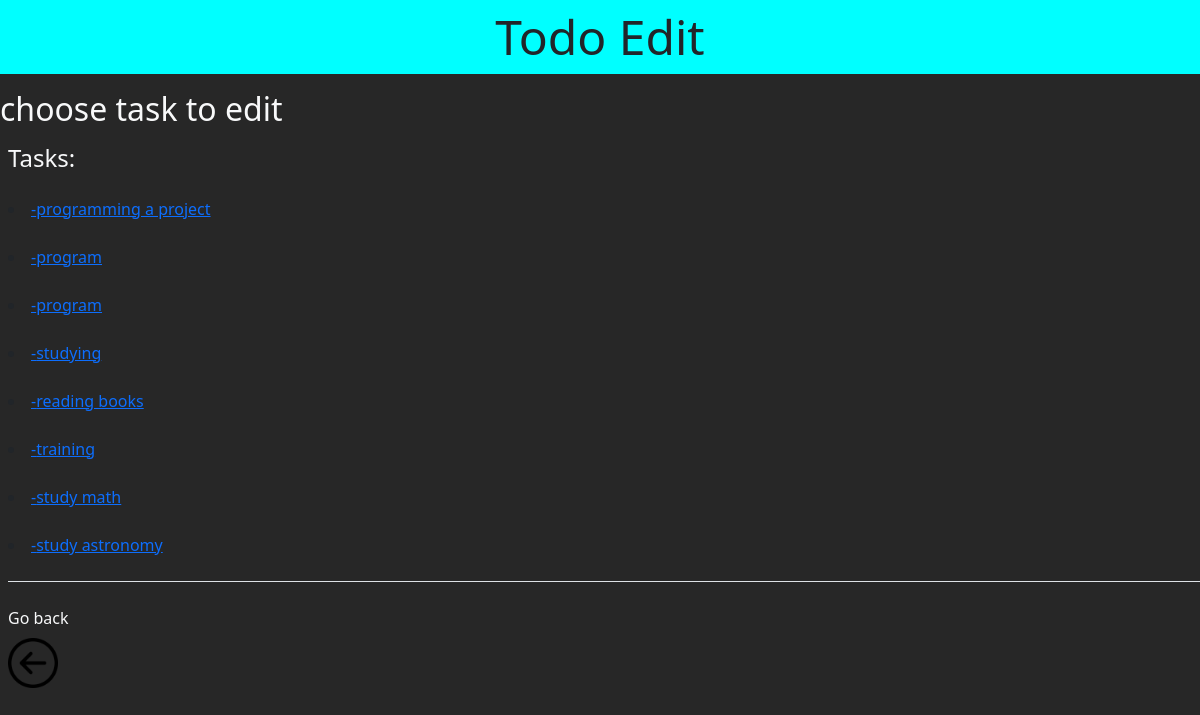
/todo/edit/, run on an earlier commit of the app's database.
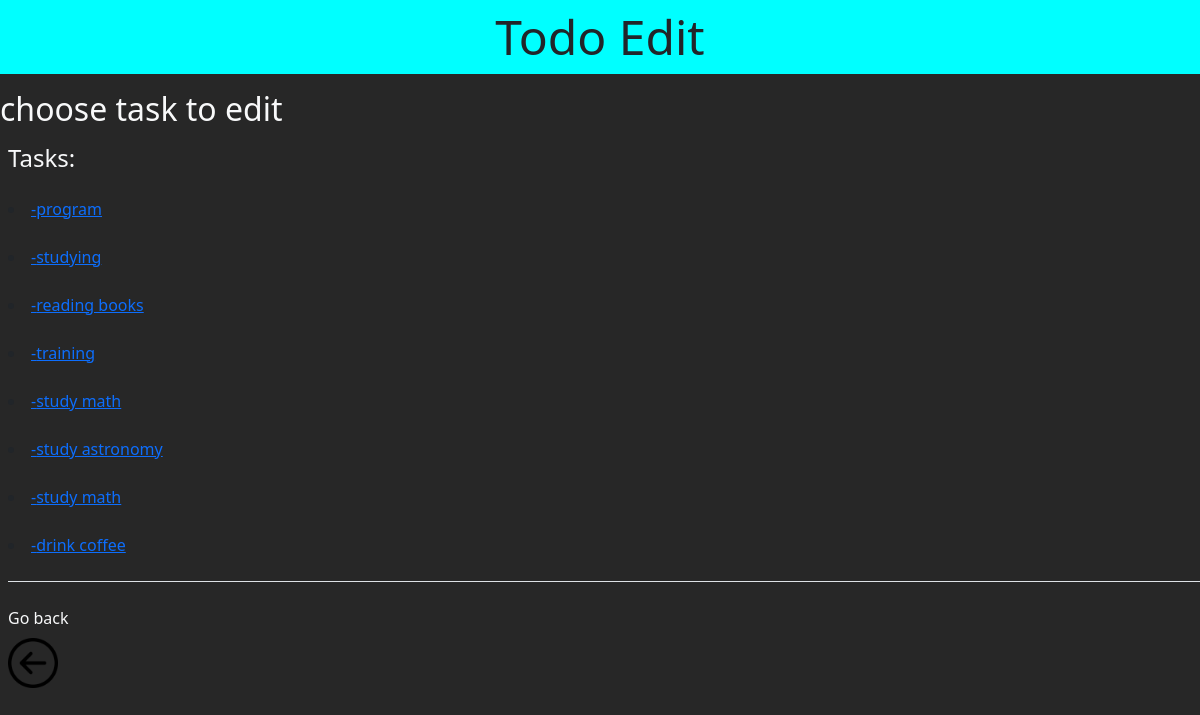
And on a later commit of the database.
### todolist/models.py (models this page shows, shortened)
class Task(models.Model):
    task_desc = models.CharField(max_length=200)
    status = models.BooleanField()
    pub_date = models.DateTimeField("date published")

### todolist/views.py (the view)
# urls.py: path("edit/",views.edit_page,name="edit"),
def edit_page(request):
    task_list = Task.objects.all()
    return render(request,"todolist/edit_page.html",{'task_list':task_list})

### todolist/templates/todolist/edit_page.html (shortened to what this page needs)
{% load static %}
<!DOCTYPE html>
<html>
    <head>
        <link href="https://cdn.jsdelivr.net/npm/bootstrap@5.3.8/dist/css/bootstrap.min.css" rel="stylesheet">
        <link rel="stylesheet" href="{% static 'todolist/style.css' %}">
    </head>
    <body>
        <div id="header" class="text-center display-5 py-2 position-relative top-0">Todo Edit</div>
        <h2 class="h2 text-light my-3 ">choose task to edit</span>
        <h4 class="mb-3 ms-2 text-light">Tasks: </h4>
        <div id="edit-list" class="ms-2 mt-4 mb-4 border-bottom">
            {% for task in task_list %}
                <li><a href="{% url 'todolist:taskedit' task.id %}">-{{task.task_desc}}</a></li>
                <br>
            {% endfor %}
        </div>
        <div id="btn-back" class="text-light ms-2">
            <label class="mb-2">Go back</label><br>
            <a href="{% url 'todolist:todoview' %}">
                <img src="{% static 'todolist/images/back.png' %}" class="img-fluid" alt="back" height="50" width="50">
            </a>
        </div>
    </body>
</html>

What changed in the data, as far as the page shows it:
removed Task: task_desc "programming a project"
removed Task: task_desc "program"
added Task: task_desc "study math"
added Task: task_desc "drink coffee"
